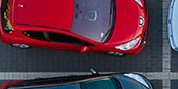
#> input picture croppedimg/crop2.png, 178 x 89 px, found by its file name
$ python test.py
#> lines starting #> are read from the running program, lines starting #| are printed output that depends on the picture
import cv2
from skimage import io, color
import sklearn
import pandas
import skimage
import matplotlib
from skimage.transform import resize
import matplotlib.pyplot as plt

parking_image_test = 'C:\\Users\\dasak\\HackAi\\ParkingLotAvailability\\parkifymodel\\\\ACROSSDREESE3\\crop2.png'
parking_image_test2 = cv2.imread(parking_image_test)
#> parking_image_test2 is the input picture: shape (89, 178, 3); mean B, G, R 68.6, 51.3, 91.3
parking_image_test3 = resize(parking_image_test2,(20,20))
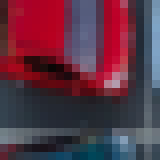
#> parking_image_test3: shape (20, 20, 3) float64 (shown 8 times larger); mean B, G, R 0.269, 0.201, 0.358

cv2.imshow('frame', parking_image_test3)
cv2.waitKey(0)
cv2.destroyAllWindows()

$ run again, with croppedimg/crop0.png copied over croppedimg/crop2.png
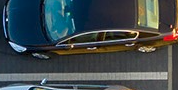
#> input picture croppedimg/crop0.png, 178 x 90 px, found by its file name
#> parking_image_test2 is the input picture: shape (90, 178, 3); mean B, G, R 76.9, 73.3, 63.1
#> `parking_image_test3 = resize(parking_image_test2,(20,20))`:
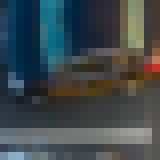
#> parking_image_test3: shape (20, 20, 3) float64 (shown 8 times larger); mean B, G, R 0.301, 0.287, 0.247

$ run again, with croppedimg/crop1.png copied over croppedimg/crop2.png
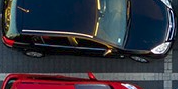
#> input picture croppedimg/crop1.png, 178 x 89 px, found by its file name
#> parking_image_test2 is the input picture: shape (89, 178, 3); mean B, G, R 63.6, 53.4, 53.3
#> `parking_image_test3 = resize(parking_image_test2,(20,20))`:
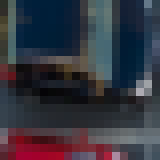
#> parking_image_test3: shape (20, 20, 3) float64 (shown 8 times larger); mean B, G, R 0.249, 0.21, 0.209

$ run again, with croppedimg/crop12.png copied over croppedimg/crop2.png
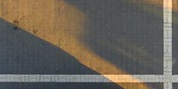
#> input picture croppedimg/crop12.png, 178 x 89 px, found by its file name
#> parking_image_test2 is the input picture: shape (89, 178, 3); mean B, G, R 89.3, 99.6, 106.6
#> `parking_image_test3 = resize(parking_image_test2,(20,20))`:
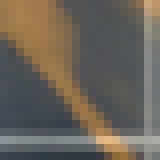
#> parking_image_test3: shape (20, 20, 3) float64 (shown 8 times larger); mean B, G, R 0.35, 0.39, 0.418
